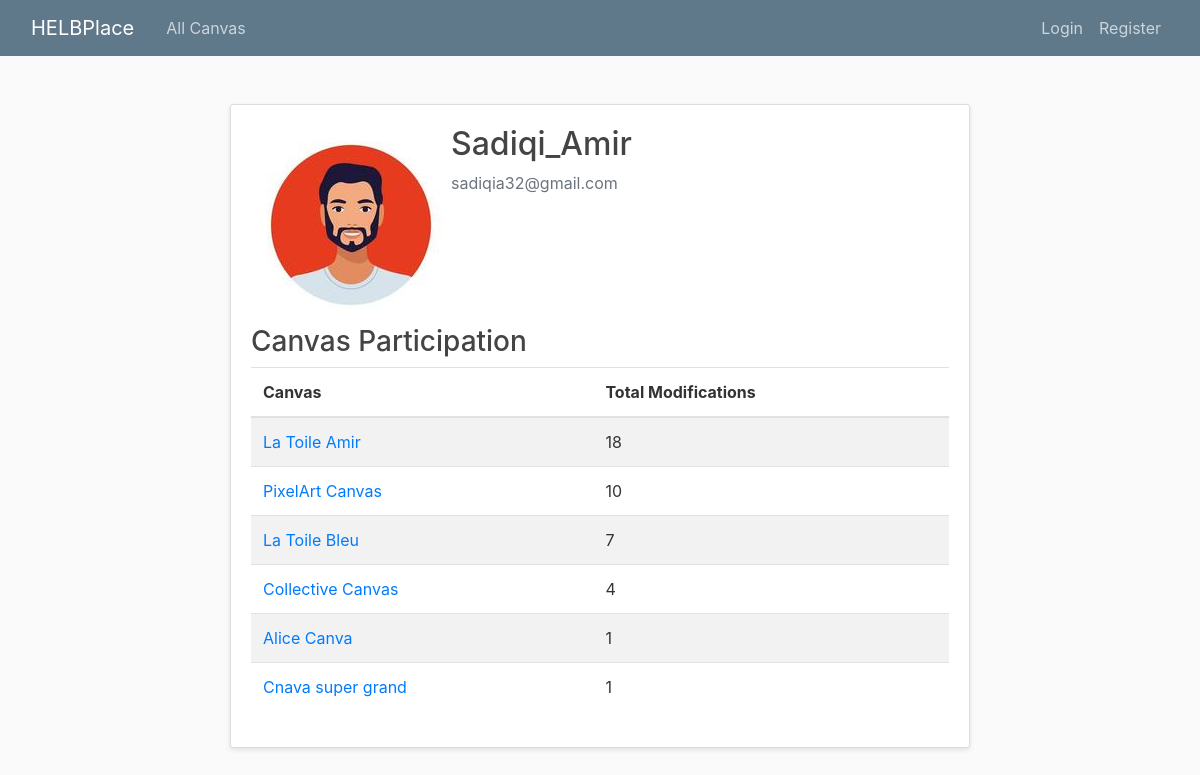
Page /profile/1/ on the committed database.
### users/models.py (models this page shows, shortened)
class Profile(models.Model):
    user=models.OneToOneField(User, on_delete=models.CASCADE) # one-to-one relationship with User model and oneToOneField is used to delete theprofile when the user is deleted
    image=models.ImageField(default='default.jpg', upload_to='profile_pics') # image field to store profile picture

### blog/models.py (models this page shows, shortened)
class Canva(models.Model):
    title = models.CharField(max_length=100)
    sizeHeight = models.IntegerField()
    sizeWidth = models.IntegerField()
    timer = models.IntegerField()
    date_posted = models.DateTimeField(default=timezone.now)
    author = models.ForeignKey(User, on_delete=models.CASCADE)

### blog/views.py (the view)
# urls.py: path('profile/<int:user_id>/', user_profile, name='profile'),
def user_profile(request, user_id):
    user = get_object_or_404(User, id=user_id)
    canvas_participation = UserAction.objects.filter(user=user) \
        .values('canva__title', 'canva__id') \
        .annotate(total_modifications=Sum('modification_count')) \
        .order_by('-total_modifications')
    return render(request, 'blog/profile.html', {
        'profile_user': user,
        'canvas_participation': canvas_participation,
    })

### blog/templates/blog/profile.html
{% extends "blog/base.html" %}
{% block content %}
    <div class="container mt-4">
        <div class="content-section">
            <div class="media">
              <img class="rounded-circle account-img" src="{{ profile_user.profile.image.url }}">
              <div class="media-body">
                <h2 class="account-heading">{{ profile_user.username }}</h2>
                <p class="text-secondary">{{ profile_user.email }}</p>
              </div>
            </div>
        <h3>Canvas Participation</h3>
        {% if canvas_participation %}
            <table class="table table-striped">
                <thead>
                    <tr>
                        <th>Canvas</th>
                        <th>Total Modifications</th>
                    </tr>
                </thead>
                <tbody>
                    {% for canvas in canvas_participation %}
                        <tr>
                            <td>
                                <a href="{% url 'canva-detail' canvas.canva__id %}">{{ canvas.canva__title }}</a>
                            </td>
                            <td>{{ canvas.total_modifications }}</td>
                        </tr>
                    {% endfor %}
                </tbody>
            </table>
        {% else %}
            <p>No canvas participation found.</p>
        {% endif %}
    </div>
{% endblock %}

### blog/static/blog/main.css (style rules this page uses)
body { background: #fafafa; color: #333333; margin-top: 5rem; }
h1, h2, h3, h4, h5, h6 { color: #444444; }
.container { max-width: 1200px; }
.content-section { background: #ffffff; padding: 20px; border: 1px solid #dddddd; border-radius: 3px; box-shadow: 0 2px 5px rgba(0, 0, 0, 0.1); }

### rows in the picture
Canva: canva__title "La Toile Amir", total_modifications "18"
Canva: canva__title "PixelArt Canvas", total_modifications "10"
Canva: canva__title "La Toile Bleu", total_modifications "7"
Canva: canva__title "Collective Canvas", total_modifications "4"
Canva: canva__title "Alice Canva", total_modifications "1"
Canva: canva__title "Cnava super grand", total_modifications "1"

### other values in the picture
{{ profile_user.username }} "Sadiqi_Amir"
{{ profile_user.email }} "sadiqia32@gmail.com"
